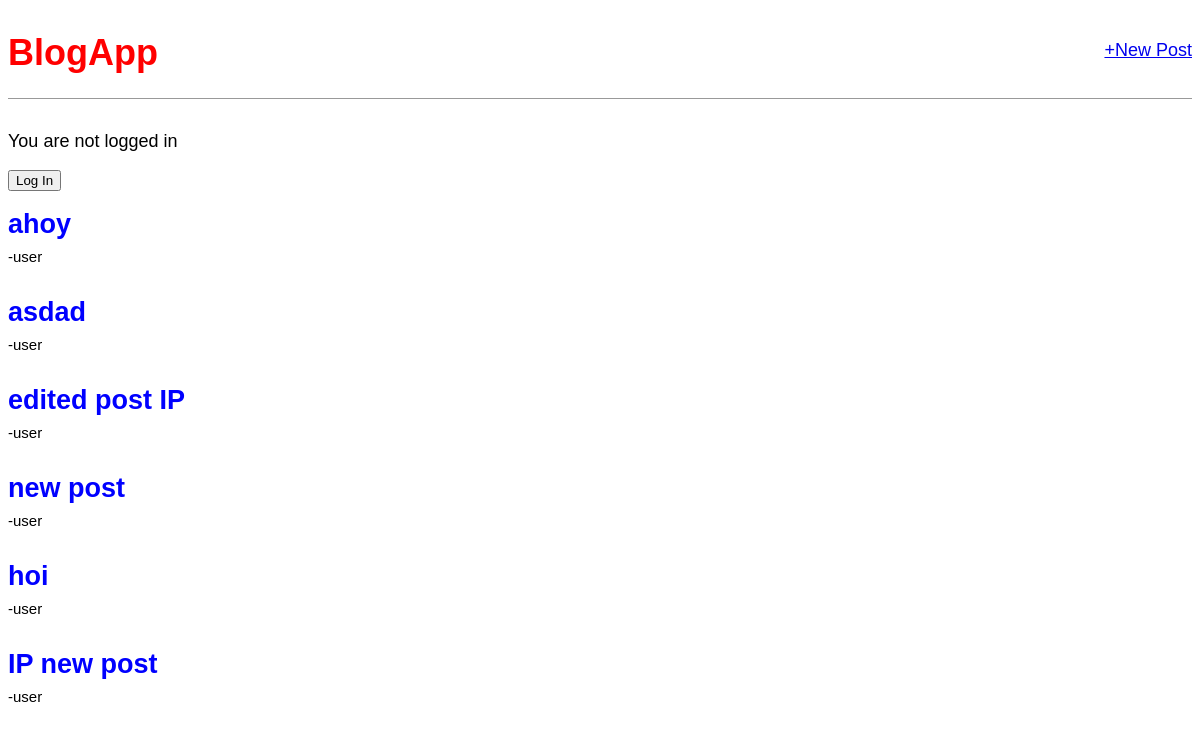
/, run on an earlier commit of the app's database.
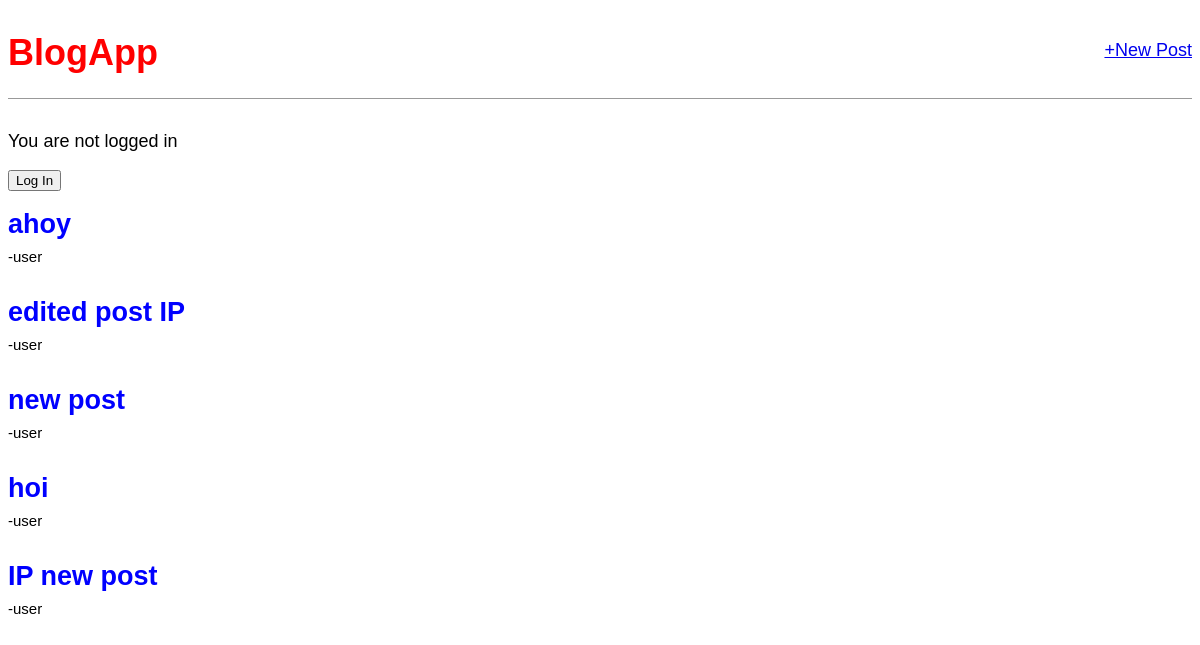
And on a later commit of the database.
### blog/models.py (models this page shows, shortened)
class Post(models.Model):
    title = models.CharField(max_length=200)
    author = models.ForeignKey('auth.User',on_delete=models.CASCADE,)
    body = models.TextField()

### blog/views.py (the view)
# urls.py: path('',BlogListView.as_view(),name='home'),
class BlogListView(ListView):
    model=Post
    template_name='home.html'

### blog/templates/home.html
{% extends 'base.html' %}
{% block content %}
    {% if user.is_authenticated %}
        <p>Hi {{user.username}}!</p>
        <a href="{% url 'logout' %}"><button>Log Out</button></P></a>
    {% else %}
        <p>You are not logged in</p>
        <P><a href="{% url 'login' %}"><button>Log In</button></P></a>
    {% endif %}
    {% for items in object_list %}
        <div class="post-entry">
            <h2>
                <a href="{% url 'post_detail' items.pk %}">{{items.title}}</a>
            </h2>
            <sub>-{{items.author}}</sub>
        </div>
    {% endfor %}
{% endblock content %}

What changed in the data, as far as the page shows it:
removed Post: title "asdad", author "user"
